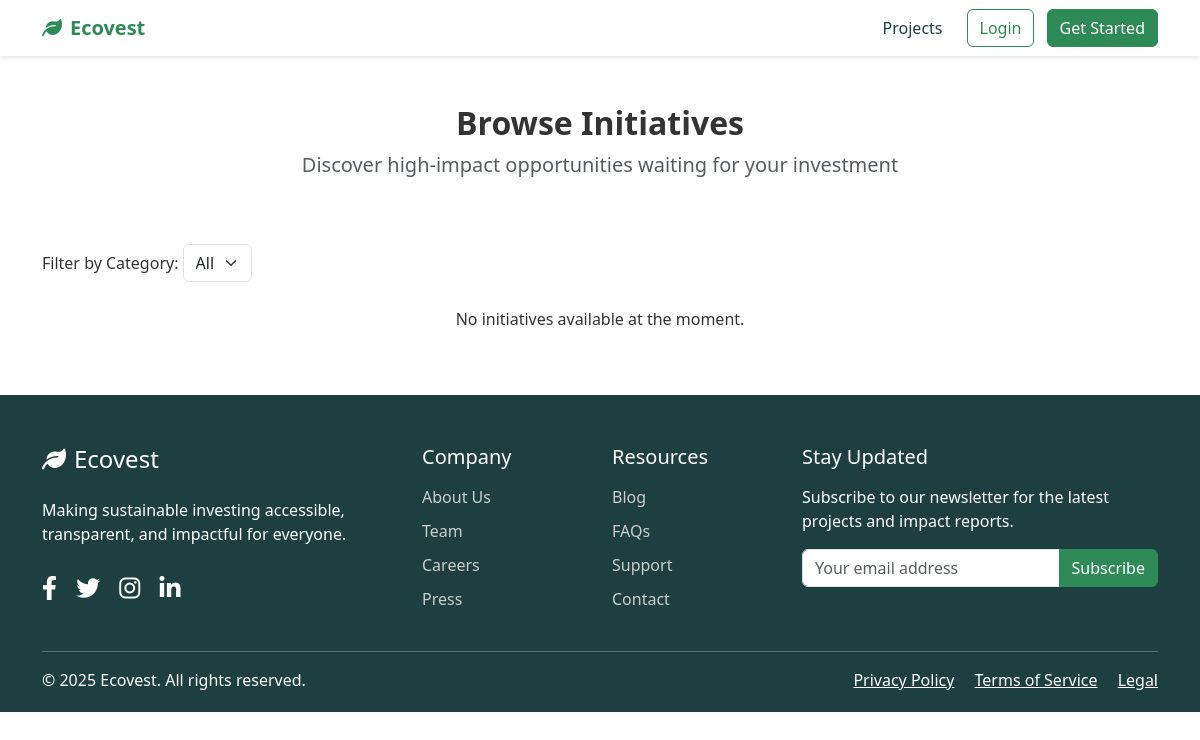
Page /initiatives/ on the earlier database version.
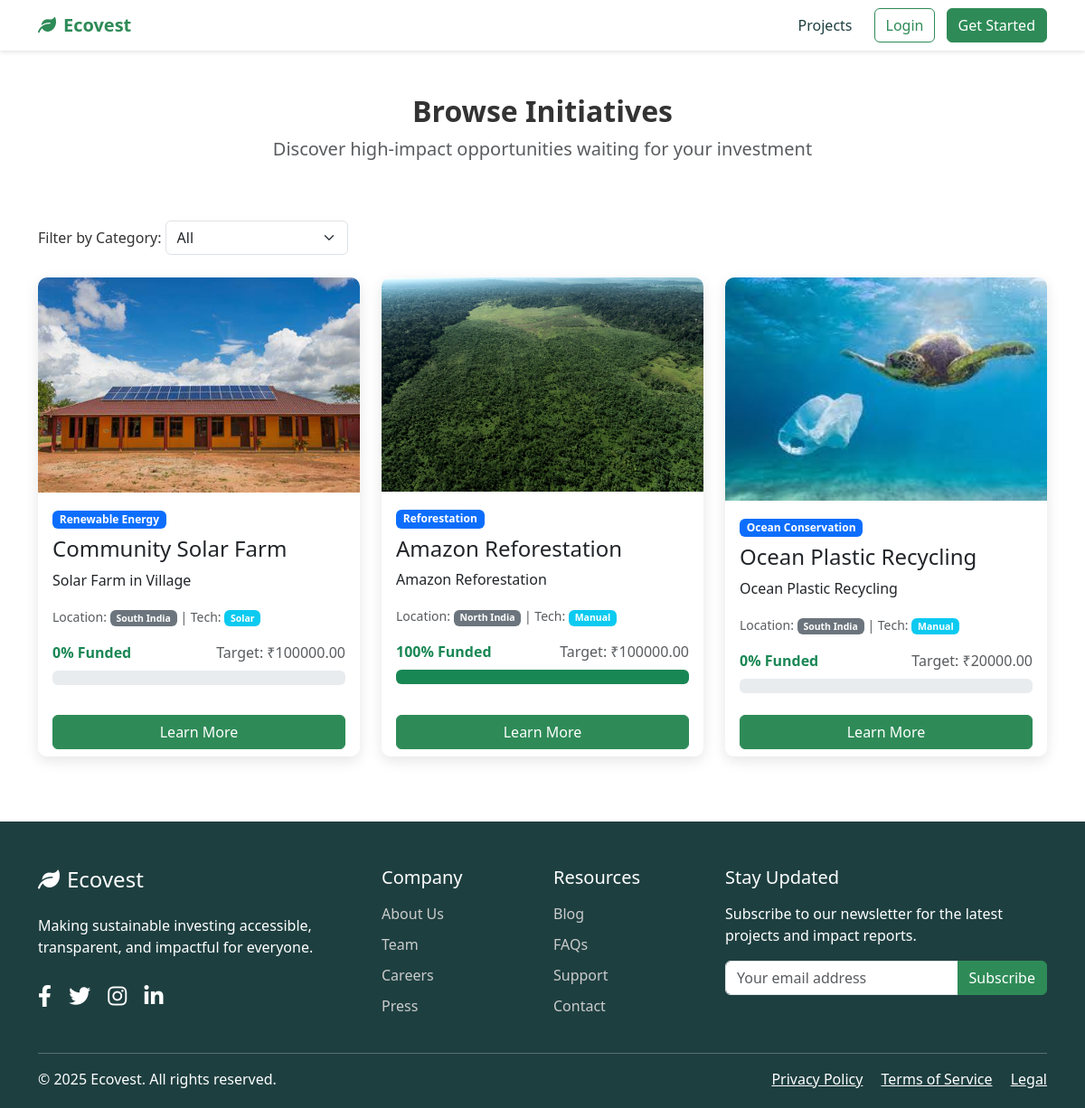
Same page on the later database version.
### initiatives/models.py (models this page shows, shortened)
class Initiative(models.Model):
    STATUS_CHOICES = [
        ('active', 'Active'),
        ('funded', 'Funded'),
        ('completed', 'Completed'),
    ]
    LOCATION_CHOICES = [
        ('North India', 'North India'),  # e.g., arid, industrial
        ('South India', 'South India'),  # e.g., tropical, coastal
        ('East India', 'East India'),    # e.g., humid, rural
        ('West India', 'West India'),    # e.g., semi-arid, urban
    ]
    TECHNOLOGY_CHOICES = [
        ('Solar', 'Solar'),
        ('Wind', 'Wind'),
        ('Hydro', 'Hydro'),
        ('Organic', 'Organic'),
        ('Mechanical', 'Mechanical'),
        ('Chemical', 'Chemical'),
        ('Biofuel', 'Biofuel'),
        ('EV', 'Electric Vehicle'),
        ('Manual', 'Manual'),
        ('AI', 'Artificial Intelligence'),
    ]
    title = models.CharField(max_length=200)
    description = models.TextField()
    category = models.ForeignKey(Category, on_delete=models.CASCADE, related_name='initiatives')
    image = models.ImageField(upload_to='initiatives/', null=True, blank=True)
    goal_amount = models.DecimalField(max_digits=10, decimal_places=2)
    current_amount = models.DecimalField(max_digits=10, decimal_places=2, default=0.0)
    duration_months = models.PositiveIntegerField(default=12)
    project_scale = models.PositiveIntegerField(default=1, help_text="Scale of project (1=small, 5=medium, 10=large)")
    location = models.CharField(max_length=50, choices=LOCATION_CHOICES, default='North India')
    technology_type = models.CharField(max_length=50, choices=TECHNOLOGY_CHOICES, default='Manual')
    status = models.CharField(max_length=20, choices=STATUS_CHOICES, default='active')
    created_at = models.DateTimeField(auto_now_add=True)
    updated_at = models.DateTimeField(auto_now=True)

class Category(models.Model):
    name = models.CharField(max_length=100, choices=[
        ('Renewable Energy', 'Renewable Energy'),
        ('Recycling', 'Recycling'),
        ('Emission Control', 'Emission Control'),
        ('Water Conservation', 'Water Conservation'),
        ('Reforestation', 'Reforestation'),
        ('Sustainable Agriculture', 'Sustainable Agriculture'),
        ('Clean Transportation', 'Clean Transportation'),
        ('Waste Management', 'Waste Management'),
        ('Green Technology', 'Green Technology'),
        ('Ocean Conservation', 'Ocean Conservation'),
    ])
    description = models.TextField(blank=True)

### initiatives/views.py (the view)
# urls.py: path('', views.initiative_list, name='initiative_list'),
def initiative_list(request):
    category_filter = request.GET.get('category')
    initiatives = Initiative.objects.all()
    if category_filter:
        initiatives = initiatives.filter(category__name=category_filter)
    categories = Category.objects.all()
    return render(request, 'initiatives/initiative_list.html', {'initiatives': initiatives, 'categories': categories})

### initiatives/templates/initiatives/initiative_list.html (shortened to what this page needs)
{% extends 'core/base.html' %}
{% block content %}
<section class="py-5">
    <div class="container">
        <div class="row mb-5">
            <div class="col-md-12 text-center">
                <h2 class="fw-bold">Browse Initiatives</h2>
                <p class="lead text-muted">Discover high-impact opportunities waiting for your investment</p>
            </div>
        </div>
        <div class="mb-4">
            <label for="categoryFilter" class="form-label">Filter by Category:</label>
            <select id="categoryFilter" class="form-select w-auto d-inline-block" onchange="window.location.href=this.value">
                <option value="{% url 'initiative_list' %}">All</option>
            </select>
        </div>
        <div class="row">
            {% for initiative in initiatives %}
                <div class="col-md-4 mb-4">
                    <div class="card project-card h-100">
                        {% if initiative.image %}
                            <img src="{{ initiative.image.url }}" class="card-img-top" alt="{{ initiative.title }}">
                        {% else %}
                            <img src="https://source.unsplash.com/random/600x400/?sustainability" class="card-img-top" alt="{{ initiative.title }}">
                        {% endif %}
                        <div class="card-body">
                            <span class="badge bg-primary mb-2">{{ initiative.category.name }}</span>
                            <h4 class="card-title">{{ initiative.title }}</h4>
                            <p class="card-text">{{ initiative.description|truncatewords:20 }}</p>
                            <p class="card-text text-muted">
                                <small>
                                    Location: <span class="badge bg-secondary">{{ initiative.location }}</span> |
                                    Tech: <span class="badge bg-info">{{ initiative.technology_type }}</span>
                                </small>
                            </p>
                            <div class="d-flex justify-content-between align-items-center">
                                <span class="text-success fw-bold">
                                    {% widthratio initiative.current_amount initiative.goal_amount 100|floatformat:0 %}% Funded
                                </span>
                                <span class="text-muted">Target: ₹{{ initiative.goal_amount|floatformat:2 }}</span>
                            </div>
                            <div class="progress mt-2">
                                <div class="progress-bar bg-success" role="progressbar" style="width: {% widthratio initiative.current_amount initiative.goal_amount 100 %}%" aria-valuenow="{% widthratio initiative.current_amount initiative.goal_amount 100 %}" aria-valuemin="0" aria-valuemax="100"></div>
                            </div>
                        </div>
                        <div class="card-footer bg-white border-0">
                            <a href="{% url 'initiative_detail' initiative.id %}" class="btn btn-primary w-100">Learn More</a>
                        </div>
                    </div>
                </div>
            {% empty %}
                <div class="col-12 text-center">
                    <p>No initiatives available at the moment.</p>
                </div>
            {% endfor %}
        </div>
    </div>
</section>
{% endblock %}

### core/templates/core/base.html (shortened to what this page needs)
<!DOCTYPE html>
<html lang="en">
<head>
    {% load static %}
    {% load django_bootstrap5 %}
    <link href="https://cdn.jsdelivr.net/npm/bootstrap@5.3.0-alpha1/dist/css/bootstrap.min.css" rel="stylesheet">
    <link rel="stylesheet" href="https://cdnjs.cloudflare.com/ajax/libs/font-awesome/6.0.0/css/all.min.css">
    <link rel="stylesheet" href="{% static 'css/style.css' %}">
</head>
<body>
    <nav class="navbar navbar-expand-lg navbar-light navbar-custom sticky-top">
        <div class="container">
            <a class="navbar-brand" href="{% url 'landing_page' %}">
                <i class="fas fa-leaf me-2"></i>Ecovest
            </a>
            <div class="collapse navbar-collapse" id="navbarNav">
                <ul class="navbar-nav ms-auto">
                    <li class="nav-item">
                        <a class="nav-link" href="{% url 'initiative_list' %}">Projects</a>
                    </li>
                </ul>
                <div class="ms-lg-3 mt-3 mt-lg-0">
                    {% if user.is_authenticated %}
                        <form action="{% url 'logout' %}" method="post" class="d-inline">
                            {% csrf_token %}
                            <button type="submit" class="btn btn-outline-primary me-2">Logout</button>
                        </form>
                    {% else %}
                        <a href="{% url 'login' %}" class="btn btn-outline-primary me-2">Login</a>
                        <a href="{% url 'register' %}" class="btn btn-primary">Get Started</a>
                    {% endif %}
                </div>
            </div>
        </div>
    </nav>
    <div>
        {% block content %}
        {% endblock %}
    </div>
    <footer>
        <div class="container">
            <div class="row">
                <div class="col-lg-4 mb-4 mb-lg-0">
                    <h4 class="mb-4"><i class="fas fa-leaf me-2"></i>Ecovest</h4>
                    <p>Making sustainable investing accessible, transparent, and impactful for everyone.</p>
                    <div class="mt-4">
                        <a href="#" class="social-icon"><i class="fab fa-facebook-f"></i></a>
                        <a href="#" class="social-icon"><i class="fab fa-twitter"></i></a>
                        <a href="#" class="social-icon"><i class="fab fa-instagram"></i></a>
                        <a href="#" class="social-icon"><i class="fab fa-linkedin-in"></i></a>
                    </div>
                </div>
                <div class="col-md-2 col-6 mb-4 mb-md-0">
                    <h5 class="mb-3">Company</h5>
                    <ul class="footer-links">
                        <li><a href="#">About Us</a></li>
                        <li><a href="#">Team</a></li>
                        <li><a href="#">Careers</a></li>
                        <li><a href="#">Press</a></li>
                    </ul>
                </div>
                <div class="col-md-2 col-6 mb-4 mb-md-0">
                    <h5 class="mb-3">Resources</h5>
                    <ul class="footer-links">
                        <li><a href="#">Blog</a></li>
                        <li><a href="#">FAQs</a></li>
                        <li><a href="#">Support</a></li>
                        <li><a href="#">Contact</a></li>
                    </ul>
                </div>
                <div class="col-md-4">
                    <h5 class="mb-3">Stay Updated</h5>
                    <p>Subscribe to our newsletter for the latest projects and impact reports.</p>
                    <form>
                        <div class="input-group mb-3">
                            <input type="email" class="form-control" placeholder="Your email address" aria-label="Your email address">
                            <button class="btn btn-primary" type="submit">Subscribe</button>
                        </div>
                    </form>
                </div>
            </div>
            <hr class="mt-4 mb-3 bg-light">
            <div class="row">
                <div class="col-md-6 mb-3 mb-md-0">
                    <p class="mb-0">© 2025 Ecovest. All rights reserved.</p>
                </div>
                <div class="col-md-6 text-md-end">
                    <a href="#" class="text-white me-3">Privacy Policy</a>
                    <a href="#" class="text-white me-3">Terms of Service</a>
                    <a href="#" class="text-white">Legal</a>
                </div>
            </div>
        </div>
    </footer>
</body>
</html>

### static/css/style.css (style rules this page uses)
:root { --primary-color: #2E8B57; --secondary-color: #3CB371; --accent-color: #F0F8FF; --dark-color: #1E3F40; --light-color: #F5F5F5; }
body { font-family: 'Segoe UI', Tahoma, Geneva, Verdana, sans-serif; color: #333; }
.navbar-custom { background-color: white; box-shadow: 0 2px 4px rgba(0, 0, 0, 0.1); }
.navbar-brand { font-weight: 700; color: var(--primary-color) !important; }
.nav-link { color: var(--dark-color) !important; font-weight: 500; }
.btn-primary { background-color: var(--primary-color); border-color: var(--primary-color); }
.btn-outline-primary { color: var(--primary-color); border-color: var(--primary-color); }
.project-card { border: none; border-radius: 10px; overflow: hidden; box-shadow: 0 5px 15px rgba(0, 0, 0, 0.1); transition: transform 0.3s; }
footer { background-color: var(--dark-color); color: white; padding: 50px 0 20px; }
.footer-links { list-style: none; padding-left: 0; }
.footer-links li { margin-bottom: 10px; }
.footer-links a { color: #ccc; text-decoration: none; }
.social-icon { color: white; font-size: 1.5rem; margin-right: 15px; }

Differences in the rows shown:
added Initiative: image (picture), category.name "Renewable Energy", title "Community Solar Farm", description "Solar Farm in Village", location "South India", technology_type "Solar", current_amount+goal_amount "0", goal_amount "100000.00"
added Initiative: image (picture), category.name "Reforestation", title "Amazon Reforestation", description "Amazon Reforestation", location "North India", technology_type "Manual", current_amount+goal_amount "100", goal_amount "100000.00"
added Initiative: image (picture), category.name "Ocean Conservation", title "Ocean Plastic Recycling", description "Ocean Plastic Recycling", location "South India", technology_type "Manual", current_amount+goal_amount "0", goal_amount "20000.00"
Other differences:
text no longer shown: "No initiatives available at the moment."
